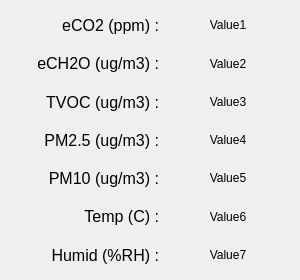
<?xml version="1.0" encoding="UTF-8"?>
<ui version="4.0">
 <class>EnvDevice</class>
 <widget class="QMainWindow" name="EnvDevice">
  <property name="geometry">
   <rect>
    <x>0</x>
    <y>0</y>
    <width>300</width>
    <height>280</height>
   </rect>
  </property>
  <property name="windowTitle">
   <string>MainWindow</string>
  </property>
  <widget class="QWidget" name="centralwidget">
   <property name="sizePolicy">
    <sizepolicy hsizetype="Preferred" vsizetype="Preferred">
     <horstretch>0</horstretch>
     <verstretch>0</verstretch>
    </sizepolicy>
   </property>
   <property name="minimumSize">
    <size>
     <width>300</width>
     <height>280</height>
    </size>
   </property>
   <layout class="QGridLayout" name="gridLayout">
    <item row="0" column="1">
     <widget class="QLabel" name="Value1">
      <property name="text">
       <string>Value1</string>
      </property>
      <property name="alignment">
       <set>Qt::AlignCenter</set>
      </property>
     </widget>
    </item>
    <item row="1" column="0">
     <widget class="QLabel" name="Label2">
      <property name="sizePolicy">
       <sizepolicy hsizetype="Fixed" vsizetype="Preferred">
        <horstretch>0</horstretch>
        <verstretch>0</verstretch>
       </sizepolicy>
      </property>
      <property name="minimumSize">
       <size>
        <width>150</width>
        <height>0</height>
       </size>
      </property>
      <property name="font">
       <font>
        <pointsize>12</pointsize>
       </font>
      </property>
      <property name="text">
       <string>eCH2O (ug/m3) :</string>
      </property>
      <property name="scaledContents">
       <bool>true</bool>
      </property>
      <property name="alignment">
       <set>Qt::AlignRight|Qt::AlignTrailing|Qt::AlignVCenter</set>
      </property>
     </widget>
    </item>
    <item row="0" column="0">
     <widget class="QLabel" name="Label1">
      <property name="sizePolicy">
       <sizepolicy hsizetype="Fixed" vsizetype="Preferred">
        <horstretch>0</horstretch>
        <verstretch>0</verstretch>
       </sizepolicy>
      </property>
      <property name="minimumSize">
       <size>
        <width>150</width>
        <height>0</height>
       </size>
      </property>
      <property name="font">
       <font>
        <pointsize>12</pointsize>
       </font>
      </property>
      <property name="text">
       <string>eCO2 (ppm) :</string>
      </property>
      <property name="scaledContents">
       <bool>true</bool>
      </property>
      <property name="alignment">
       <set>Qt::AlignRight|Qt::AlignTrailing|Qt::AlignVCenter</set>
      </property>
     </widget>
    </item>
    <item row="2" column="0">
     <widget class="QLabel" name="Label3">
      <property name="sizePolicy">
       <sizepolicy hsizetype="Fixed" vsizetype="Preferred">
        <horstretch>0</horstretch>
        <verstretch>0</verstretch>
       </sizepolicy>
      </property>
      <property name="minimumSize">
       <size>
        <width>150</width>
        <height>0</height>
       </size>
      </property>
      <property name="font">
       <font>
        <pointsize>12</pointsize>
       </font>
      </property>
      <property name="text">
       <string>TVOC (ug/m3) :</string>
      </property>
      <property name="scaledContents">
       <bool>true</bool>
      </property>
      <property name="alignment">
       <set>Qt::AlignRight|Qt::AlignTrailing|Qt::AlignVCenter</set>
      </property>
     </widget>
    </item>
    <item row="2" column="1">
     <widget class="QLabel" name="Value3">
      <property name="text">
       <string>Value3</string>
      </property>
      <property name="alignment">
       <set>Qt::AlignCenter</set>
      </property>
     </widget>
    </item>
    <item row="3" column="0">
     <widget class="QLabel" name="Label4">
      <property name="sizePolicy">
       <sizepolicy hsizetype="Fixed" vsizetype="Preferred">
        <horstretch>0</horstretch>
        <verstretch>0</verstretch>
       </sizepolicy>
      </property>
      <property name="minimumSize">
       <size>
        <width>150</width>
        <height>0</height>
       </size>
      </property>
      <property name="font">
       <font>
        <pointsize>12</pointsize>
       </font>
      </property>
      <property name="text">
       <string>PM2.5 (ug/m3) :</string>
      </property>
      <property name="scaledContents">
       <bool>true</bool>
      </property>
      <property name="alignment">
       <set>Qt::AlignRight|Qt::AlignTrailing|Qt::AlignVCenter</set>
      </property>
     </widget>
    </item>
    <item row="3" column="1">
     <widget class="QLabel" name="Value4">
      <property name="text">
       <string>Value4</string>
      </property>
      <property name="alignment">
       <set>Qt::AlignCenter</set>
      </property>
     </widget>
    </item>
    <item row="1" column="1">
     <widget class="QLabel" name="Value2">
      <property name="text">
       <string>Value2</string>
      </property>
      <property name="alignment">
       <set>Qt::AlignCenter</set>
      </property>
     </widget>
    </item>
    <item row="6" column="1">
     <widget class="QLabel" name="Value7">
      <property name="text">
       <string>Value7</string>
      </property>
      <property name="alignment">
       <set>Qt::AlignCenter</set>
      </property>
     </widget>
    </item>
    <item row="6" column="0">
     <widget class="QLabel" name="Label7">
      <property name="sizePolicy">
       <sizepolicy hsizetype="Fixed" vsizetype="Preferred">
        <horstretch>0</horstretch>
        <verstretch>0</verstretch>
       </sizepolicy>
      </property>
      <property name="minimumSize">
       <size>
        <width>150</width>
        <height>0</height>
       </size>
      </property>
      <property name="font">
       <font>
        <pointsize>12</pointsize>
       </font>
      </property>
      <property name="text">
       <string>Humid (%RH) :</string>
      </property>
      <property name="scaledContents">
       <bool>true</bool>
      </property>
      <property name="alignment">
       <set>Qt::AlignRight|Qt::AlignTrailing|Qt::AlignVCenter</set>
      </property>
     </widget>
    </item>
    <item row="4" column="0">
     <widget class="QLabel" name="Label5">
      <property name="sizePolicy">
       <sizepolicy hsizetype="Fixed" vsizetype="Preferred">
        <horstretch>0</horstretch>
        <verstretch>0</verstretch>
       </sizepolicy>
      </property>
      <property name="minimumSize">
       <size>
        <width>150</width>
        <height>0</height>
       </size>
      </property>
      <property name="font">
       <font>
        <pointsize>12</pointsize>
       </font>
      </property>
      <property name="text">
       <string>PM10 (ug/m3) :</string>
      </property>
      <property name="textFormat">
       <enum>Qt::AutoText</enum>
      </property>
      <property name="scaledContents">
       <bool>true</bool>
      </property>
      <property name="alignment">
       <set>Qt::AlignRight|Qt::AlignTrailing|Qt::AlignVCenter</set>
      </property>
     </widget>
    </item>
    <item row="4" column="1">
     <widget class="QLabel" name="Value5">
      <property name="text">
       <string>Value5</string>
      </property>
      <property name="alignment">
       <set>Qt::AlignCenter</set>
      </property>
     </widget>
    </item>
    <item row="5" column="0">
     <widget class="QLabel" name="Label6">
      <property name="sizePolicy">
       <sizepolicy hsizetype="Fixed" vsizetype="Preferred">
        <horstretch>0</horstretch>
        <verstretch>0</verstretch>
       </sizepolicy>
      </property>
      <property name="minimumSize">
       <size>
        <width>150</width>
        <height>0</height>
       </size>
      </property>
      <property name="font">
       <font>
        <pointsize>12</pointsize>
       </font>
      </property>
      <property name="text">
       <string>Temp (C) :</string>
      </property>
      <property name="scaledContents">
       <bool>true</bool>
      </property>
      <property name="alignment">
       <set>Qt::AlignRight|Qt::AlignTrailing|Qt::AlignVCenter</set>
      </property>
     </widget>
    </item>
    <item row="5" column="1">
     <widget class="QLabel" name="Value6">
      <property name="text">
       <string>Value6</string>
      </property>
      <property name="alignment">
       <set>Qt::AlignCenter</set>
      </property>
     </widget>
    </item>
   </layout>
  </widget>
 </widget>
 <resources/>
 <connections/>
</ui>
